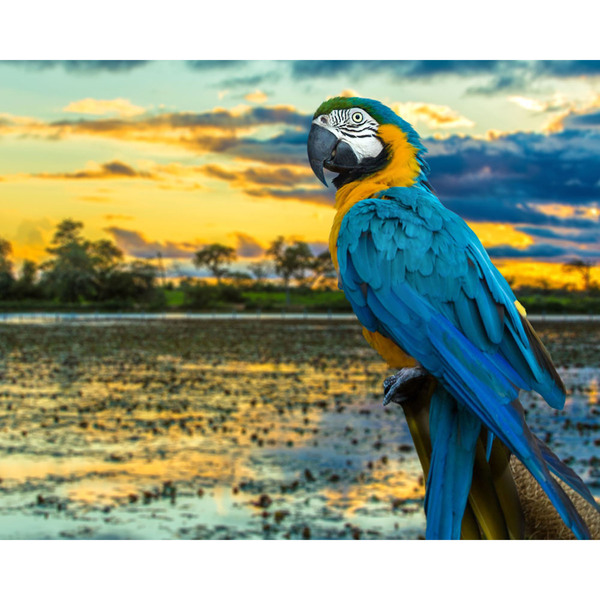
#> input picture Imagens/arara_original.jpg, 600 x 600 px, found by its file name
$ python exercicio5.py
#> lines starting #> are read from the running program, lines starting #| are printed output that depends on the picture
from PIL import Image

imagemOriginal = Image.open('imagens/arara_original.jpg')
#> imagemOriginal is the input picture: PIL image 600x600 RGB; mean R, G, B 148.3, 157.9, 133.9

matriz = imagemOriginal.load()

for y in range(imagemOriginal.size[0]):
    for x in range(imagemOriginal.size[1]):
        r = matriz [y,x][0]
        g = matriz [y,x][1]
        b = matriz [y,x][2]
        matriz [y,x] = (0, 0, b)

imagemOriginal.save('imagens/arara_camada_b.jpg')
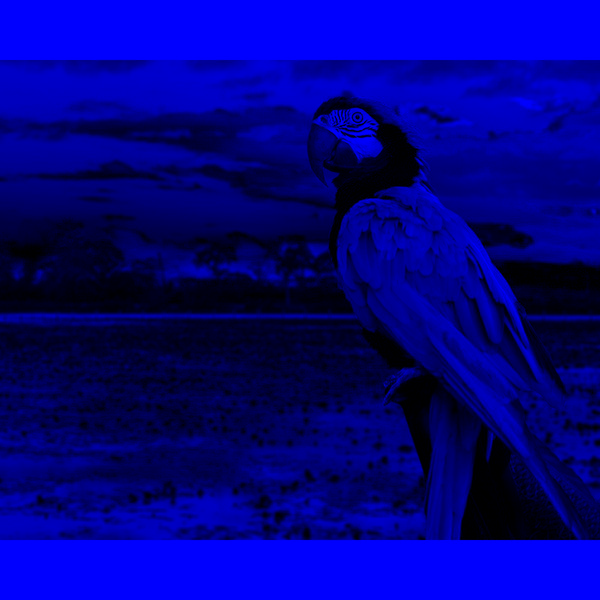
#> saved as arara_camada_b.jpg: PIL image 600x600 RGB; mean R, G, B 0, 0, 133.9

$ run again, with Imagens/natureza_gamma_0pt3.jpg copied over Imagens/arara_original.jpg
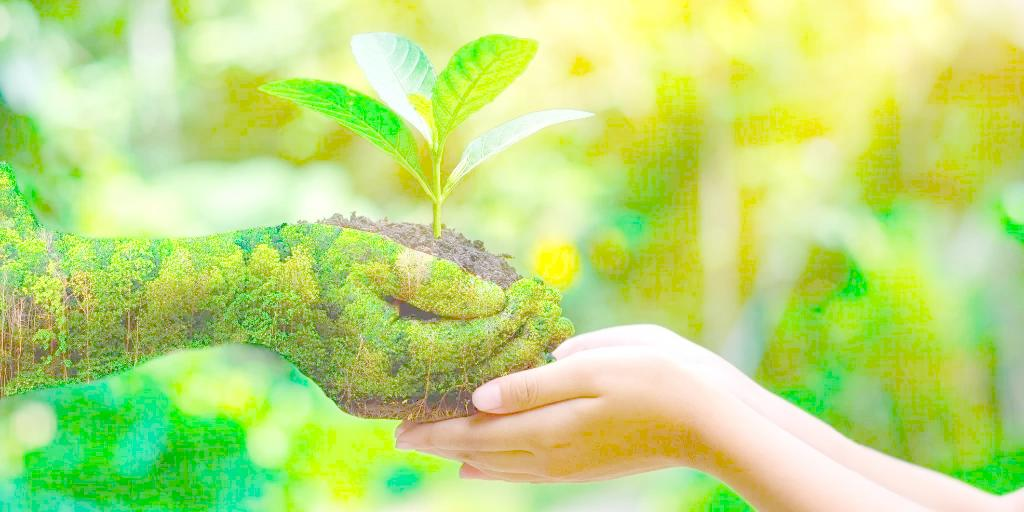
#> input picture Imagens/natureza_gamma_0pt3.jpg, 1024 x 512 px, found by its file name
#> imagemOriginal is the input picture: PIL image 1024x512 RGB; mean R, G, B 188.9, 220.5, 124.7
#> `imagemOriginal.save('imagens/arara_camada_b.jpg')`:
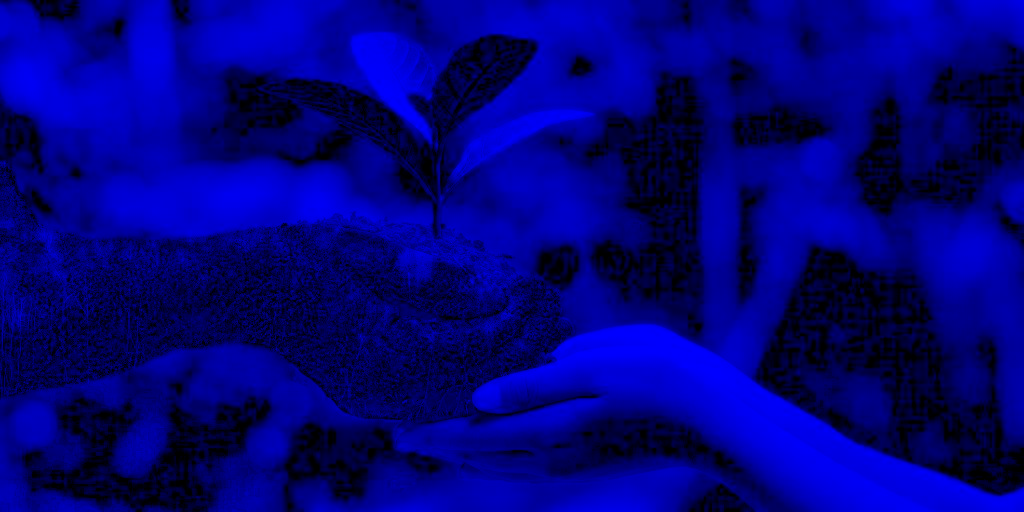
#> saved as arara_camada_b.jpg: PIL image 1024x512 RGB; mean R, G, B 0, 0, 124.7
